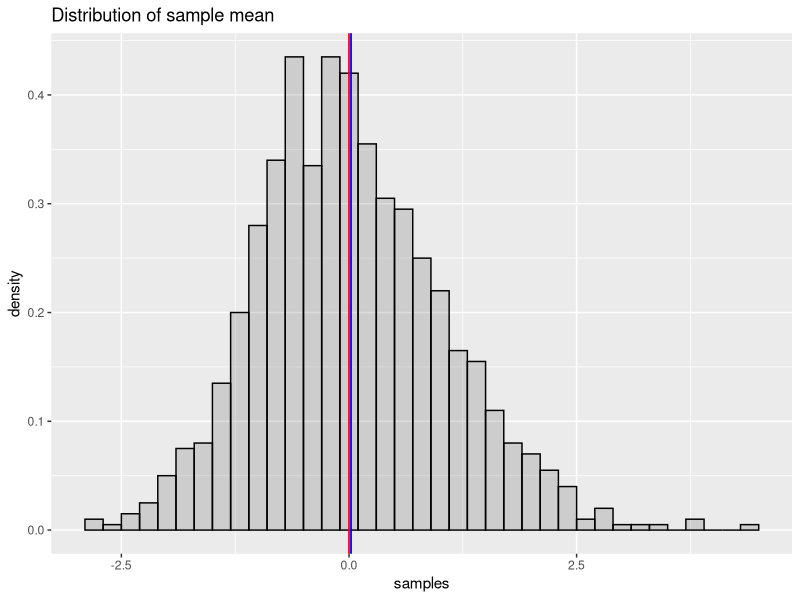
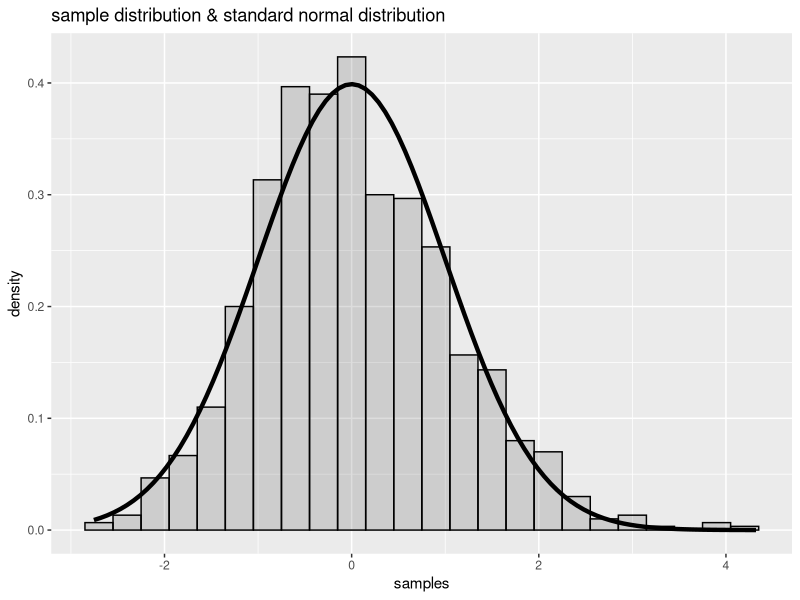
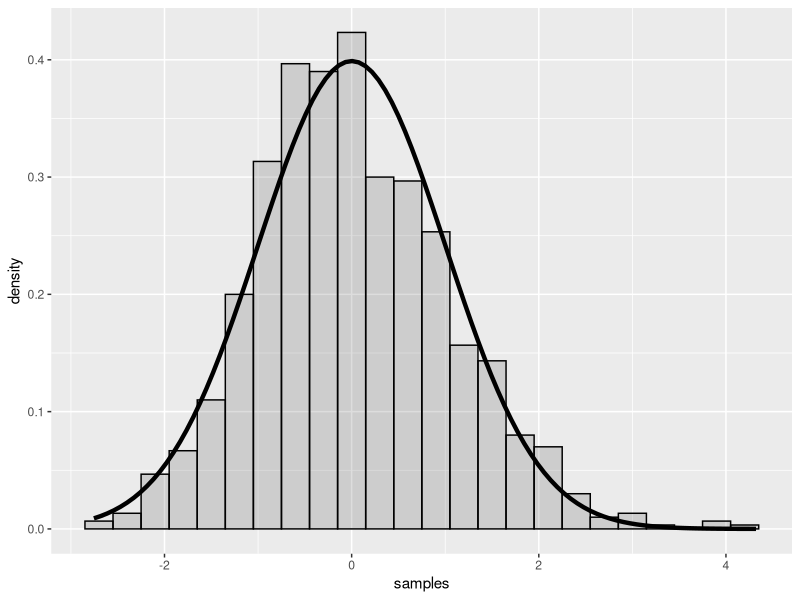
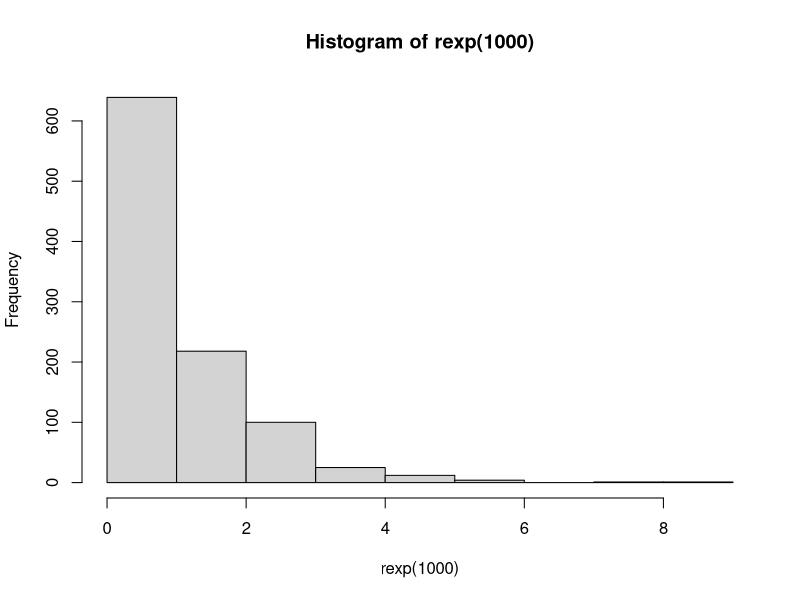

Source code (R) for these figures, in order:
## ---- chunk 1
nosim <-  1000
All_observ <- matrix(rexp(40000, rate = 0.2), nosim)
## ---- chunk 2
cfunc <- function(x, n) sqrt(n) * (mean(x) - 5) / 5 

## ---- chunk 3
n_size = 40
final_form <- data.frame(samples = apply(X = All_observ, MARGIN = 1, FUN = cfunc, n_size))
## ---- chunk 4
library(ggplot2)
g <- ggplot(final_form, aes(x = samples)) + geom_histogram(alpha = .20, binwidth=.2, colour = "black", aes(y = ..density..)) 
#g <- g + geom_vline(aes(xintercept = 0, colour = "mycolor1", size = 1.0))
g<- g + geom_vline(xintercept = mean(final_form$samples), colour = "blue", size = 0.6)
g<- g + geom_vline(xintercept = 0, colour = "red", size = 0.6, type = "dot")
g + ggtitle("Distribution of sample mean")
   
## ---- chunk 5
mean(final_form$samples)
## ---- chunk 6

g <- ggplot(final_form, aes(x = samples)) + geom_histogram(alpha = .20, binwidth=.3, colour = "black", aes(y = ..density..)) 
g <- g + stat_function(fun = dnorm, size = 1.5) + ggtitle("sample distribution & standard normal distribution")
g

## ---- chunk 7
var(final_form$samples)

## ---- chunk 8

g <- ggplot(final_form, aes(x = samples)) + geom_histogram(alpha = .20, binwidth=.3, colour = "black", aes(y = ..density..)) 
g <- g + stat_function(fun = dnorm, size = 1.5)
g

## ---- chunk 9

hist(rexp(1000))

